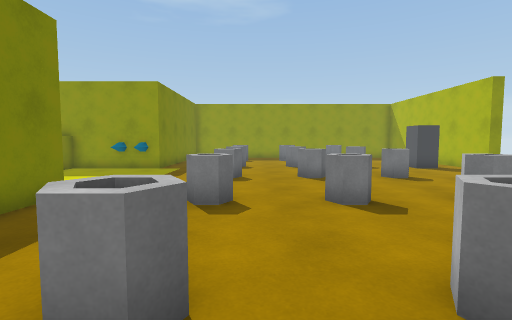
[1] (above)

16 first-person views from a walk through a 3-D level made in the Unity game engine. The camera is 1.3 m above the floor, tilts 4° down and sees 85° across. Doors are open. The floor is counted in squares, 1 m on a side. Each view is taken from the middle of a square. On the plan, view 1 faces up. The plan holds only what a view shows up to about 13 squares ahead; the rest is blank. The player character is not drawn.

[2]
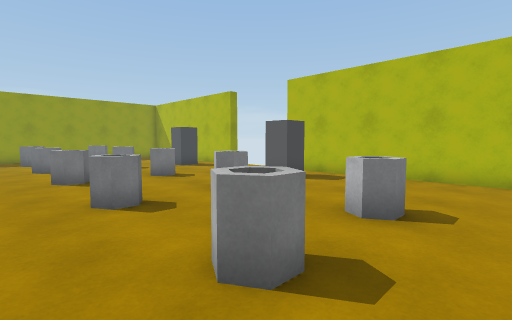

[3]
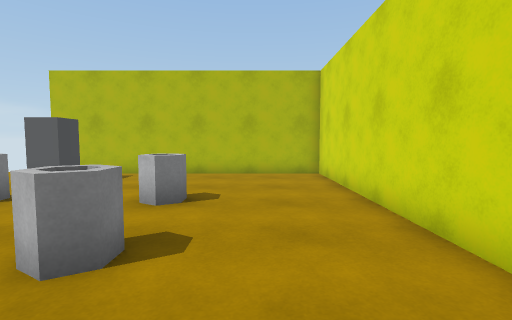

[4]
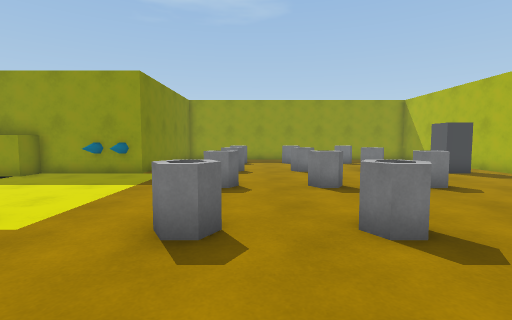

[5]
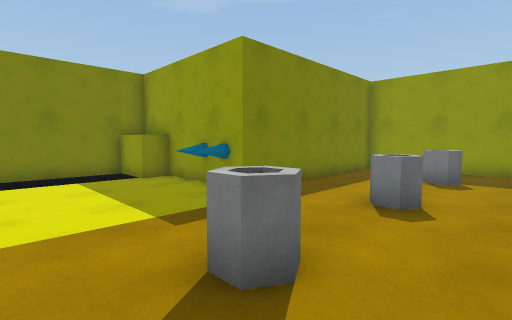

[6]
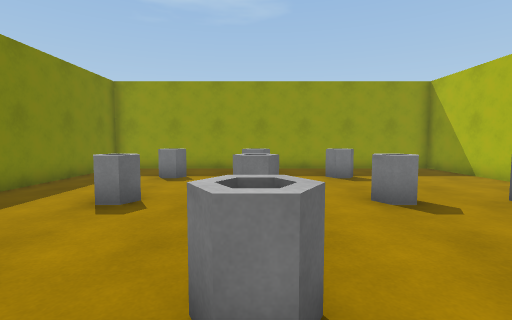

[7]
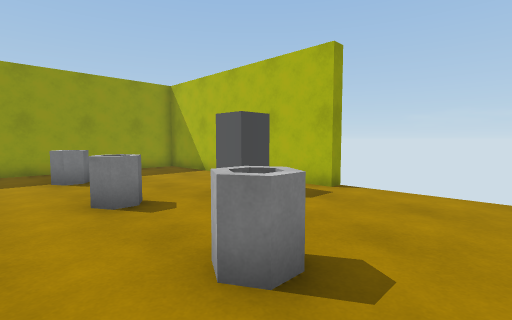

[8]
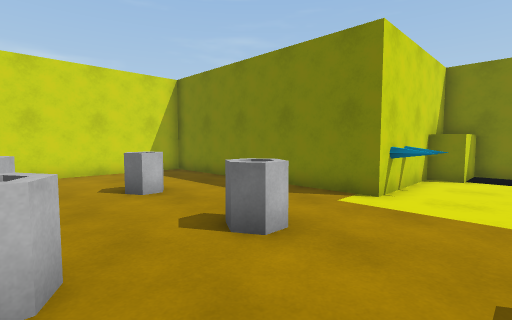

[9]
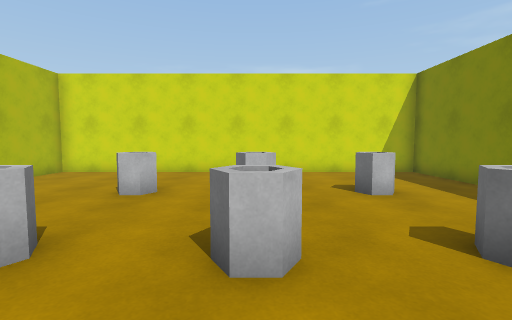

[10]
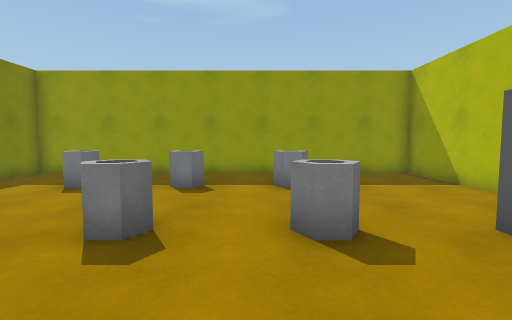

[11]
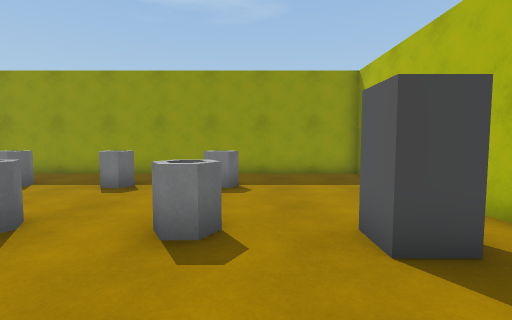

[12]
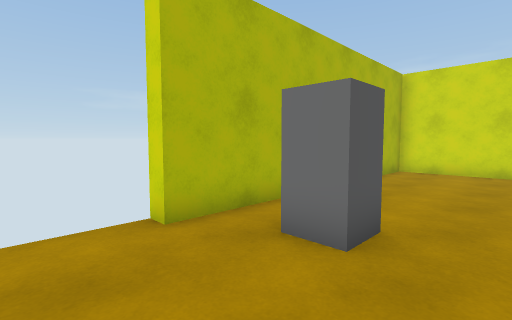

[13]
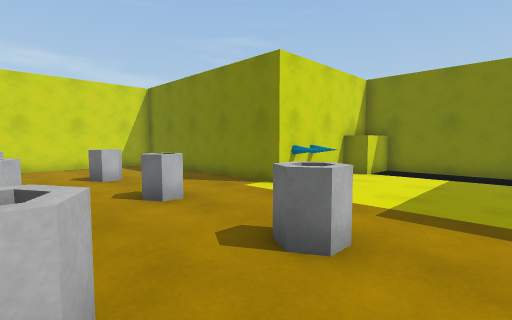

[14]
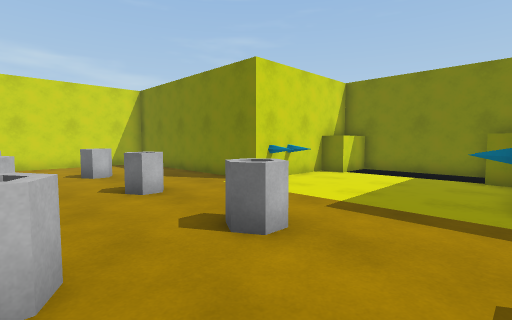

[15]
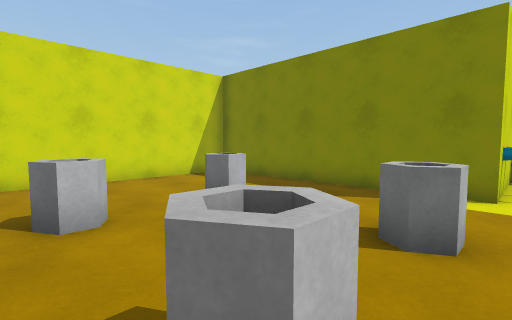

[16]
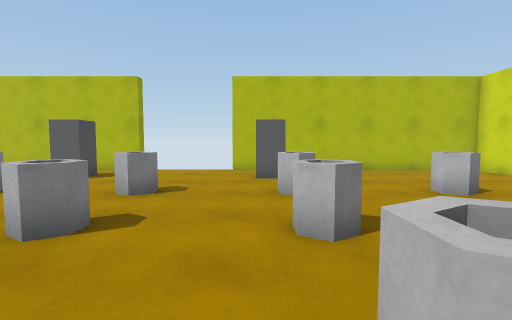

### Floor plan
Key: @ floor where view 1 was taken; # wall or solid block; . floor; D open door; = window, fence, low wall or low ledge; ^ raised ledge.
Columns run from 11 left of view 1 to 11 right of it. Each row starts with its distance up from view 1.
 21       ################
 20       #..............#
 19       #..............#
 18       #...=..=..=....#
 17       #..............#
 16       #..............#
 15       #..............#
 14       #...=..=..=..#.#
 13 #######..............##
 12 #^^..##..............D#
 11 #....................D
 10 #.........=..=..=....D
  9 #....................D
  8 #....................D#
  7 #^^..##............#.##
  6  ######...=..=..=....#
  5       #..............#
  4       #..............#
  3       #..............#
  2       #...=..=..=....#
  1       #..............#
  0       #....@.........#
 -1       #..............#
 -2       #..............#
 -3       ################

Positions as (right, up) in squares from view 1, and headings:
1: (0, 0), facing up
2: (0, 0), facing up-right
3: (-1, 0), facing right
4: (0, 2), facing up
5: (1, 8), facing up-left
6: (2, 8), facing up
7: (3, 8), facing up-right
8: (2, 9), facing down-left
9: (2, 9), facing down
10: (4, 10), facing up
11: (6, 10), facing up
12: (6, 10), facing down-right
13: (2, 12), facing down-left
14: (2, 13), facing down-left
15: (3, 7), facing down-left
16: (-2, 7), facing right
